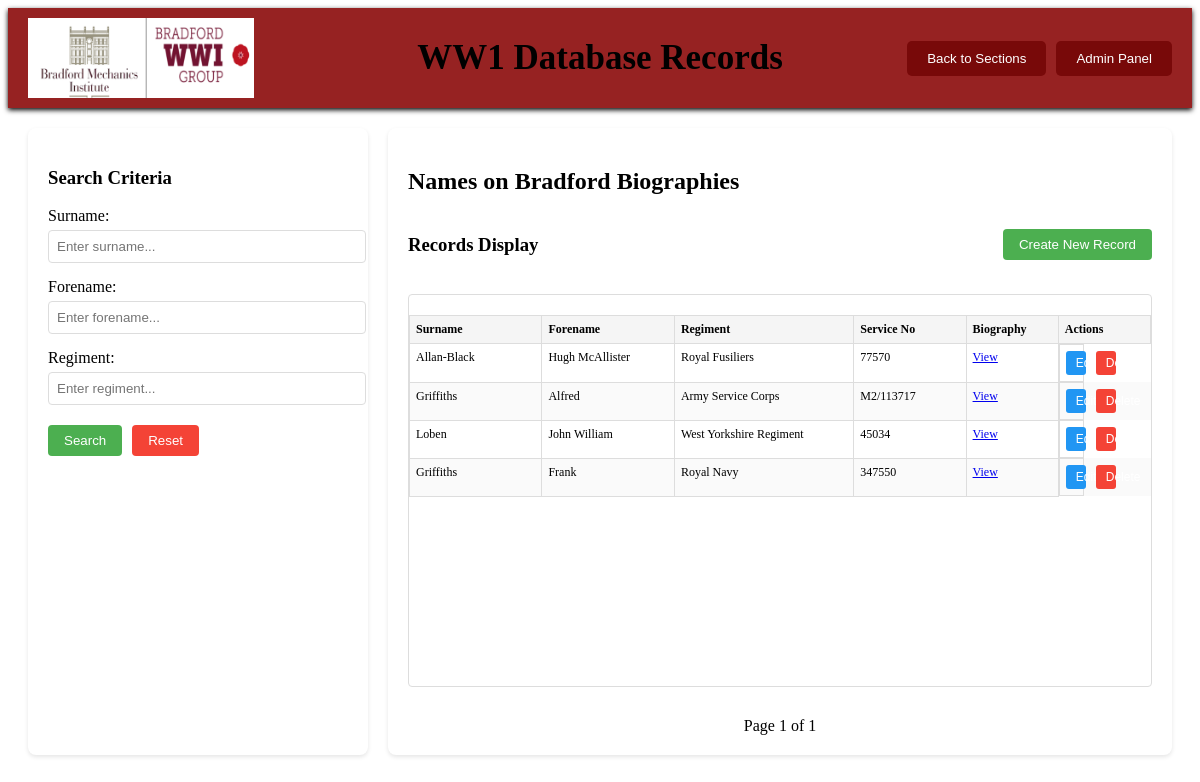
The page /admin/AdminBiographies.php on the database its author committed.
### tables this page shows
CREATE TABLE `biographyinfo` (
  `BiographyID` int(11) NOT NULL,
  `Surname` varchar(35) NOT NULL,
  `Forename` varchar(35) NOT NULL,
  `Regiment` varchar(255) NOT NULL,
  `Service No` varchar(255) NOT NULL,
  `Biography` varchar(255) NOT NULL
);

### admin/AdminBiographies.php (the view, shortened to what this page needs)
<?php
require 'db_connect.php';
$surname = $_GET['surname'] ?? '';
$forename = $_GET['forename'] ?? '';
$regiment = $_GET['regiment'] ?? '';
$page = $_GET['page'] ?? 1;
$records_per_page = 10;
$offset = ($page - 1) * $records_per_page;
$query = "SELECT * FROM biographyinfo WHERE 1=1";
$params = [];
$query .= " LIMIT ? OFFSET ?";
$params[] = $records_per_page;
$params[] = $offset;
$stmt = $mysqli->prepare($query);
$bind_types = str_repeat('s', count($params));
$stmt->bind_param($bind_types, ...$params);
$stmt->execute();
$results = $stmt->get_result()->fetch_all(MYSQLI_ASSOC);
$total_query = "SELECT COUNT(*) FROM biographyinfo WHERE 1=1";
$total_stmt = $mysqli->prepare($total_query);
$total_stmt->execute();
$total_results = $total_stmt->get_result()->fetch_row()[0];
$total_pages = ceil($total_results / $records_per_page);
?>
<!DOCTYPE html>
<html lang="en">
<head>
    <link rel="stylesheet" href="AdminDatabase.css">
</head>
<body>
<div class="navbar">
        <div class="logo">
            <img src="../../rsc/GroupLogo.png" alt="WW1 Group">
        </div>
        <div class="title">
            WW1 Database Records
        </div>
        <div class="navbuttons">
            <button type="button" onclick="location.href='AdminSection2.html'">Back to Sections</button>
            <button type="button" onclick="location.href='AdminManageDatabase.html'">Admin Panel</button>
        </div>
    </div>
    <div class="container">
        <div class="search-panel">
            <h3>Search Criteria</h3>
            <form id="searchForm" method="get">
                <div class="form-group">
                    <label for="surname">Surname:</label>
                    <input type="text" id="surname" name="surname" placeholder="Enter surname..." value="<?php echo htmlspecialchars($surname); ?>">
                </div>
                <div class="form-group">
                    <label for="forename">Forename:</label>
                    <input type="text" id="forename" name="forename" placeholder="Enter forename..." value="<?php echo htmlspecialchars($forename); ?>">
                </div>
                <div class="form-group">
                    <label for="regiment">Regiment:</label>
                    <input type="text" id="regiment" name="regiment" placeholder="Enter regiment..." value="<?php echo htmlspecialchars($regiment); ?>">
                </div>
                <div class="form-buttons">
                    <button type="button" id="searchButton">Search</button>
                    <button type="button" id="resetButton" onclick="window.location.href = 'AdminBiographies.php';">Reset</button>
                </div>
            </form>
        </div>
        <div class="content-panel">
            <div class="database-title">
                <h2>Names on Bradford Biographies</h2>
            </div>
            <div class="records-container">
                <div class="records-header">
                    <h3 id="resultsHeading">Records Display</h3>
                    <button id="createRecordBtn" class="create-record-btn">Create New Record</button>
                </div>
                <div class="display">
                    <?php
                    if (empty($results)) {
                        echo "<p>No records found.</p>";
                    } else {
                        echo "<table class='records-table'>";
                        echo "<thead><tr>
                            <th>Surname</th>
                            <th>Forename</th>
                            <th>Regiment</th>
                            <th>Service No</th>
                            <th>Biography</th>
                            <th>Actions</th>
                        </tr></thead><tbody>";
                        foreach ($results as $row) {
                            echo "<tr>";
                            echo "<td>" . htmlspecialchars($row['Surname']) . "</td>";
                            echo "<td>" . htmlspecialchars($row['Forename']) . "</td>";
                            echo "<td>" . htmlspecialchars($row['Regiment']) . "</td>";
                            echo "<td>" . htmlspecialchars($row['Service No']) . "</td>";
                            echo "<td><a href='" . htmlspecialchars($row['Biography']) . "' target='_blank'>View</a></td>";
                            echo "<td class='action-buttons'>
                                <button class='edit-btn' data-id='" . $row['BiographyID'] . "'
                                data-surname='" . htmlspecialchars($row['Surname']) . "'
                                data-forename='" . htmlspecialchars($row['Forename']) . "'
                                data-regiment='" . htmlspecialchars($row['Regiment']) . "'
                                data-service='" . htmlspecialchars($row['Service No']) . "'
                                data-biography='" . htmlspecialchars($row['Biography']) . "'>Edit</button>
                                <button class='delete-btn' data-id='" . $row['BiographyID'] . "'>Delete</button>
                            </td>";
                            echo "</tr>";
                        }
                        echo "</tbody></table>";
                    }
                    ?>
                </div>
                <div class="pagination">
                    <span id="pageInfo">Page <?php echo $page; ?> of <?php echo $total_pages; ?></span>
                </div>
            </div>
        </div>
    </div>
</body>
</html>

### admin/AdminDatabase.css (style rules this page uses)
.container { display: flex; padding: 20px; gap: 20px; }
.navbar { display: flex; justify-content: space-between; align-items: center; width: 100%; background-color: #962222; padding: 10px 20px; box-sizing: border-box; box-shadow: 0 2px 5px rgba(0, 0, 0, 1); height: 100px; position: relative; }
.navbar .logo { background-color: #ffffff; height: 100%; align-items: center; display: flex; }
.navbar .logo img { height: 80px; }
.navbar .title { color: black; font-size: 35px; position: absolute; left: 50%; transform: translateX(-50%); white-space: nowrap; font-family: 'Kameron'; font-weight: bold; }
.navbar .navbuttons { display: flex; gap: 10px; }
.navbar .navbuttons button { padding: 10px 20px; background-color: #780909; color: white; border: none; cursor: pointer; border-radius: 5px; }
.search-panel { flex: 0 0 300px; padding: 20px; background: white; border-radius: 8px; box-shadow: 0 2px 4px rgba(0,0,0,0.1); }
.content-panel { flex: 1; background: white; padding: 20px; border-radius: 8px; box-shadow: 0 2px 4px rgba(0,0,0,0.1); }
.form-group { margin-bottom: 15px; }
.form-group label { display: block; margin-bottom: 5px; }
.form-group input { width: 100%; padding: 8px; border: 1px solid #ddd; border-radius: 4px; }
.form-buttons { display: flex; gap: 10px; margin-top: 20px; }
.form-buttons button { padding: 8px 16px; border: none; border-radius: 4px; cursor: pointer; }
#searchButton { background-color: #4CAF50; color: white; }
#resetButton { background-color: #f44336; color: white; }
.display table { width: 100%; border-collapse: collapse; margin-top: 20px; }
.display th, .display td { padding: 12px; text-align: left; border: 1px solid #ddd; }
.display th { background-color: #f5f5f5; font-weight: bold; }
.display tr:nth-child(even) { background-color: #fafafa; }
.pagination { margin-top: 20px; display: flex; justify-content: center; gap: 10px; }
.records-table { width: 100%; border-collapse: collapse; font-size: 12px; table-layout: fixed; }
.records-table th, .records-table td { padding: 6px; vertical-align: top; border: 1px solid #ddd; }
.records-table th:nth-child(1), .records-table td:nth-child(1) { width: 18%; }
.records-table th:nth-child(2), .records-table td:nth-child(2) { width: 18%; }
.records-table th:nth-child(3), .records-table td:nth-child(3) { width: 25%; }
.records-table th:nth-child(4), .records-table td:nth-child(4) { width: 15%; }
.records-table th:nth-child(5), .records-table td:nth-child(5) { width: 12%; }
.records-table th:nth-child(6), .records-table td:nth-child(6) { width: 12%; }
.records-header { display: flex; justify-content: space-between; align-items: center; margin-bottom: 10px; }
.create-record-btn { padding: 8px 16px; background-color: #4CAF50; color: white; border: none; border-radius: 4px; cursor: pointer; }
.action-buttons { display: flex; gap: 10px; justify-content: space-between; padding: 5px 0; }
.edit-btn, .delete-btn { padding: 5px 10px; color: white; border: none; border-radius: 3px; cursor: pointer; font-size: 12px; width: 45%; text-align: center; }
.edit-btn { background-color: #2196F3; }
.delete-btn { background-color: #f44336; }
.records-container { position: relative; height: calc(100vh - 280px); display: flex; flex-direction: column; }
.display { flex: 1; overflow-y: auto; max-height: 100%; border: 1px solid #ddd; border-radius: 4px; margin: 10px 0; }
.records-table { margin: 0; width: 100%; }
.records-table thead { position: sticky; top: 0; background: #f5f5f5; z-index: 1; }

### rows shown on the page
biographyinfo: Surname "Allan-Black", Forename "Hugh McAllister", Regiment "Royal Fusiliers", Service No "77570"
biographyinfo: Surname "Griffiths", Forename "Alfred", Regiment "Army Service Corps", Service No "M2/113717"
biographyinfo: Surname "Loben", Forename "John William", Regiment "West Yorkshire Regiment", Service No "45034"
biographyinfo: Surname "Griffiths", Forename "Frank", Regiment "Royal Navy", Service No "347550"

### other values the page prints
$page "1"
$total_pages "1"
